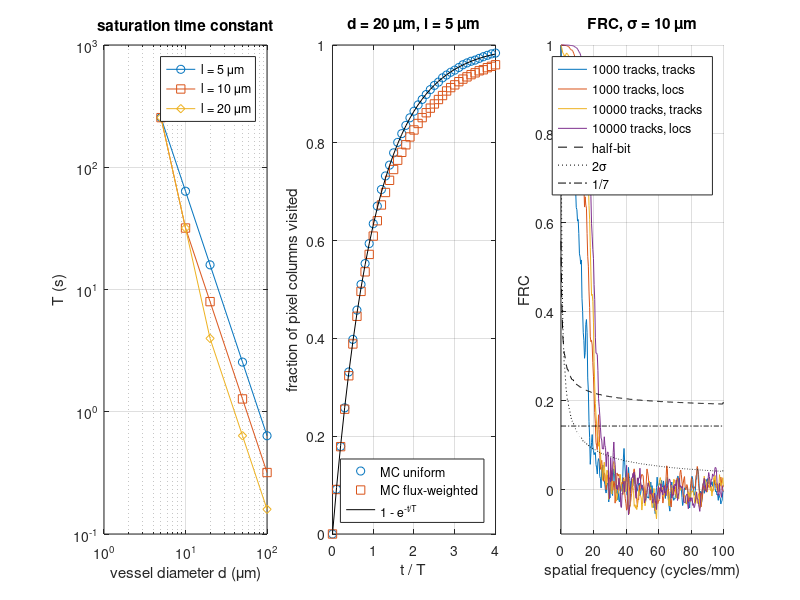

Recreate this plot in MATLAB.
%% m31_saturation_frc.m
% Purpose : two ways to ask "is my ULM image finished, and how sharp is it?"
%   Part 1 - saturation. Time to fill a vessel of diameter d with pixels of
%           size l (Hingot et al., Sci. Rep. 2019, Eq. 4 and 6):
%               T(d) = max(d, l) / (eta * C * Q(d) * l),  Q = pi d^2 v / 4,
%           i.e. each bubble paints one pixel column of the max(d,l)/l columns
%           across the vessel. Saturation of that vessel: S(t) = 1 - exp(-t/T).
%           Checked by a Poisson Monte Carlo with uniform and with flux-weighted
%           (parabolic) lateral bubble positions.
%   Part 2 - Fourier ring correlation (FRC). Localizations along a random
%           vessel network are split into two halves, rendered, and their
%           ring-wise spectral correlation is read against three thresholds:
%           fixed 1/7, half-bit (van Heel and Schatz 2005) and 2-sigma.
%           Split by track (odd/even tracks, as in Hingot et al. 2021) versus
%           split by localization (odd/even points of every track).
% Model   : v = kv * d (kv = 0.2 mm/s per um: 8 um -> 1.6 mm/s, 50 um -> 10 mm/s),
%           C = 200 bubbles per uL (2e5 per mL), detection efficiency eta.
%           FRC: 2.56 x 2.56 mm field, 5 um render pixels (512 x 512); 40
%           vessels of 10-80 um, tracks allocated in proportion to flux (d^3),
%           points every 10 um along a fixed streamline, Gaussian errors sigma.
% Change  : C, kv, eta, lpix; nTrackList, sigList.
% Expect  : T = 255 s for 5 um capillaries at any pixel size, 15.9 s for a
%           20 um vessel with 5 um pixels, 0.6 s for 100 um (eta = 1). The
%           Monte Carlo matches 1 - exp(-t/T) for uniform lateral positions
%           (0.634 vs 0.632 at t = T); a parabolic profile fills the wall
%           pixels later (0.862 instead of 0.900 at 2.3 T). FRC: track-split
%           resolution improves from 64 to 36 um (sigma 5 um, 1/7) as tracks
%           grow from 300 to 10,000: it measures sampling as well as precision.
%           Splitting by localization puts the same streamline in both halves
%           and reports 28-31 um from the start: optimistic when undersampled.
%           Half-bit is the most conservative threshold at low counts.
% Runtime : about 20 s in Octave.
rng(1);

%% Part 1: saturation times
C = 200;            % bubbles per microlitre (2e5 per mL)
kv = 0.2;           % mm/s per um of diameter
eta = 1;            % fraction of passing bubbles that end up in kept tracks
dList = [5 10 20 50 100];  lList = [5 10 20];
Tsat = @(d, l) max(d, l)./(eta*C*(pi*(d*1e-6).^2/4.*(kv*d*1e-3))*1e9 .* l);   % C (/uL) x Q (uL/s; 1 m^3 = 1e9 uL)
fprintf('Saturation time constant T (s) = max(d,l)/(eta C Q l), C = %d /uL, v = %.1f mm/s per um, eta = %.2f\n', C, kv, eta);
fprintf('   d (um)   v (mm/s)   Q (nL/s)   %s\n', sprintf('   l = %2d um', lList));
for d = dList
    Q = pi*(d*1e-6)^2/4*(kv*d*1e-3)*1e12;  % nL/s
    fprintf('   %5d    %6.1f    %8.4f   %s\n', d, kv*d, Q, sprintf('%10.1f  ', Tsat(d, lList)));
end
fprintf('   time to 90 %% = T ln 10 = 2.30 T; 3D (voxel l^3) multiplies T by max(d,l)/l (Hingot Eq. 4'')\n');

% Monte Carlo check for d = 20 um, l = 5 um (4 pixel columns)
d = 20; l = 5; T = Tsat(d, l); ncol = d/l; tgrid = linspace(0, 4*T, 41); nRep = 2000;
rate = eta*C*pi*(d*1e-6)^2/4*(kv*d*1e-3)*1e9;           % bubbles per second through the vessel
Su = zeros(size(tgrid)); Sp = Su;
for r = 1:nRep
    tb = cumsum(-log(rand(1, ceil(rate*tgrid(end)*3) + 10)))/rate; tb = tb(tb <= tgrid(end));
    cu = ceil(rand(size(tb))*ncol);                        % uniform across the lumen
    up = zeros(size(tb)); for k = 1:numel(tb), u = 2*rand - 1; while rand > 1 - u^2, u = 2*rand - 1; end; up(k) = u; end
    cp = min(ncol, floor((up + 1)/2*ncol) + 1);            % flux-weighted (parabolic profile)
    for it = 1:numel(tgrid)
        Su(it) = Su(it) + numel(unique(cu(tb <= tgrid(it))))/ncol;
        Sp(it) = Sp(it) + numel(unique(cp(tb <= tgrid(it))))/ncol;
    end
end
Su = Su/nRep; Sp = Sp/nRep;
i1 = find(tgrid >= T, 1); i23 = find(tgrid >= 2.3*T, 1);
fprintf('\nMonte Carlo, d = %d um, l = %d um (T = %.1f s): S(T) = %.3f uniform, %.3f flux-weighted (model %.3f)\n', d, l, T, Su(i1), Sp(i1), 1 - exp(-1));
fprintf('                                     S(2.3T) = %.3f uniform, %.3f flux-weighted (model %.3f)\n', Su(i23), Sp(i23), 0.9);

%% Part 2: FRC on a simulated vessel network
Np = 512; pr = 5; Lf = Np*pr;                              % render pixels (um), field (um)
nV = 40; dv = exp(log(10) + rand(1,nV)*log(8));            % diameters 10-80 um, log-uniform
VX = cell(1,nV); VZ = VX; VN = VX;
for k = 1:nV                                               % smooth random curves across the field
    th = rand*pi; c = rand(1,2)*Lf; s = linspace(-Lf, Lf, 4000)';
    a = 150*randn; f = 1/(400 + 800*rand);
    x = c(1) + s*cos(th) - a*sin(2*pi*f*s)*sin(th); z = c(2) + s*sin(th) + a*sin(2*pi*f*s)*cos(th);
    in = x > 0 & x < Lf & z > 0 & z < Lf; x = x(in); z = z(in);
    if numel(x) < 50, x = c(1) + [0;1]; z = c(2) + [0;1]; end
    cum = [0; cumsum(sqrt(diff(x).^2 + diff(z).^2))]; [cum, iu] = unique(cum); x = x(iu); z = z(iu);
    su = (0:2:cum(end))'; VX{k} = interp1(cum, x, su); VZ{k} = interp1(cum, z, su);
    gx = gradient(VX{k}); gz = gradient(VZ{k}); gl = sqrt(gx.^2 + gz.^2) + eps; VN{k} = [-gz./gl gx./gl];
end
flux = dv.^3; cwf = cumsum(flux)/sum(flux);
q = (0:Np-1); q(q >= Np/2) = q(q >= Np/2) - Np; [QX, QZ] = meshgrid(q, q); QR = sqrt(QX.^2 + QZ.^2);
ring = round(QR); nR = Np/2; nring = accumarray(ring(:) + 1, 1); nring = nring(1:nR);
nring3 = conv(nring, ones(3,1), 'same');        % the FRC below is averaged over 3 rings, so the
thrHalf = (0.2071 + 1.9102./sqrt(nring3))./(1.2071 + 0.9102./sqrt(nring3));   % thresholds use the
thr2s = 2./sqrt(nring3/2);                      % summed pixel count of those 3 rings
qf = (0:nR-1)'/(Np*pr);                                    % cycles per um
nTrackList = [300 1000 3000 10000]; sigList = [5 10 20];
fprintf('\nFRC resolution (um) = 1/q at the first crossing; render pixel %d um, Nyquist limit %d um\n', pr, 2*pr);
fprintf('   sigma  tracks   locs     split     1/7     half-bit   2-sigma\n');
keepCurves = {};
for sg = sigList
    for nT = nTrackList
        P1 = cell(1, nT); nloc = 0;                                                     % [iz ix track-parity point-parity]
        for t = 1:nT
            k = find(rand <= cwf, 1); n = numel(VX{k}); len = round((200 + 400*rand)/2);   % 0.2-0.6 mm of track, points every 2 um of curve
            if n < len + 2, len = n - 2; end
            j0 = 1 + floor(rand*(n - len)); jj = (j0:5:j0+len)';                        % a point every 10 um
            u = 2*rand - 1; while rand > 1 - u^2, u = 2*rand - 1; end                   % fixed streamline (flux-weighted)
            px = VX{k}(jj) + u*dv(k)/2*VN{k}(jj,1) + sg*randn(numel(jj),1);
            pz = VZ{k}(jj) + u*dv(k)/2*VN{k}(jj,2) + sg*randn(numel(jj),1);
            ix = floor(px/pr) + 1; iz = floor(pz/pr) + 1; ok = ix >= 1 & ix <= Np & iz >= 1 & iz <= Np;
            P1{t} = [iz(ok) ix(ok) mod(t,2)*ones(sum(ok),1) mod((1:sum(ok))',2)];
        end
        PP = cat(1, P1{:}); nloc = size(PP,1);
        im1 = accumarray(PP(PP(:,3)==1,1:2), 1, [Np Np]); im2 = accumarray(PP(PP(:,3)==0,1:2), 1, [Np Np]);     % split by track
        im1l = accumarray(PP(PP(:,4)==1,1:2), 1, [Np Np]); im2l = accumarray(PP(PP(:,4)==0,1:2), 1, [Np Np]);   % split by localization
        for sp = 1:2
            if sp == 1, F1 = fft2(im1); F2 = fft2(im2); lab = 'tracks'; else, F1 = fft2(im1l); F2 = fft2(im2l); lab = 'locs  '; end
            num = accumarray(ring(:) + 1, real(F1(:).*conj(F2(:)))); d1 = accumarray(ring(:) + 1, abs(F1(:)).^2); d2 = accumarray(ring(:) + 1, abs(F2(:)).^2);
            frc = num(1:nR)./sqrt(d1(1:nR).*d2(1:nR)); frc = conv(frc, ones(3,1)/3, 'same'); frc(1) = 1;
            r = zeros(1,3); th = {1/7*ones(nR,1), thrHalf, thr2s};
            for k = 1:3                                    % first crossing from ring 6 (1/(512 um)) or from the
                i0 = max(6, find(th{k} < 1, 1));           % first ring whose threshold is below 1
                ic = find(frc(i0:end) < th{k}(i0:end), 1) + i0 - 1;
                if isempty(ic), r(k) = 2*pr; elseif ic == i0, r(k) = Inf; else, r(k) = 1/qf(ic); end
            end
            fprintf('   %4d   %6d  %7d    %s   %6.1f    %6.1f    %6.1f\n', sg, nT, nloc, lab, r);
            if sg == 10 && (nT == 1000 || nT == 10000), keepCurves{end+1} = {frc, sprintf('%d tracks, %s', nT, strtrim(lab))}; end %#ok<SAGROW>
        end
    end
end

%% Figures
figure('Position', [50 50 1100 380]);
subplot(1,3,1); semilogx(dList, Tsat(dList, 5), 'o-', dList, Tsat(dList, 10), 's-', dList, Tsat(dList, 20), 'd-'); grid on;
set(gca, 'YScale', 'log'); xlabel('vessel diameter d (\mum)'); ylabel('T (s)'); legend('l = 5 \mum', 'l = 10 \mum', 'l = 20 \mum'); title('saturation time constant');
subplot(1,3,2); plot(tgrid/T, Su, 'o', tgrid/T, Sp, 's', tgrid/T, 1 - exp(-tgrid/T), 'k-'); grid on;
xlabel('t / T'); ylabel('fraction of pixel columns visited'); legend('MC uniform', 'MC flux-weighted', '1 - e^{-t/T}', 'Location', 'southeast'); title('d = 20 \mum, l = 5 \mum');
subplot(1,3,3); hold on; for k = 1:numel(keepCurves), plot(qf*1000, keepCurves{k}{1}); end
plot(qf*1000, thrHalf, 'k--', qf*1000, thr2s, 'k:', qf*1000, ones(nR,1)/7, 'k-.'); grid on; ylim([-0.1 1]);
legend([cellfun(@(c) c{2}, keepCurves, 'UniformOutput', false), {'half-bit', '2\sigma', '1/7'}]);
xlabel('spatial frequency (cycles/mm)'); ylabel('FRC'); title('FRC, \sigma = 10 \mum');
